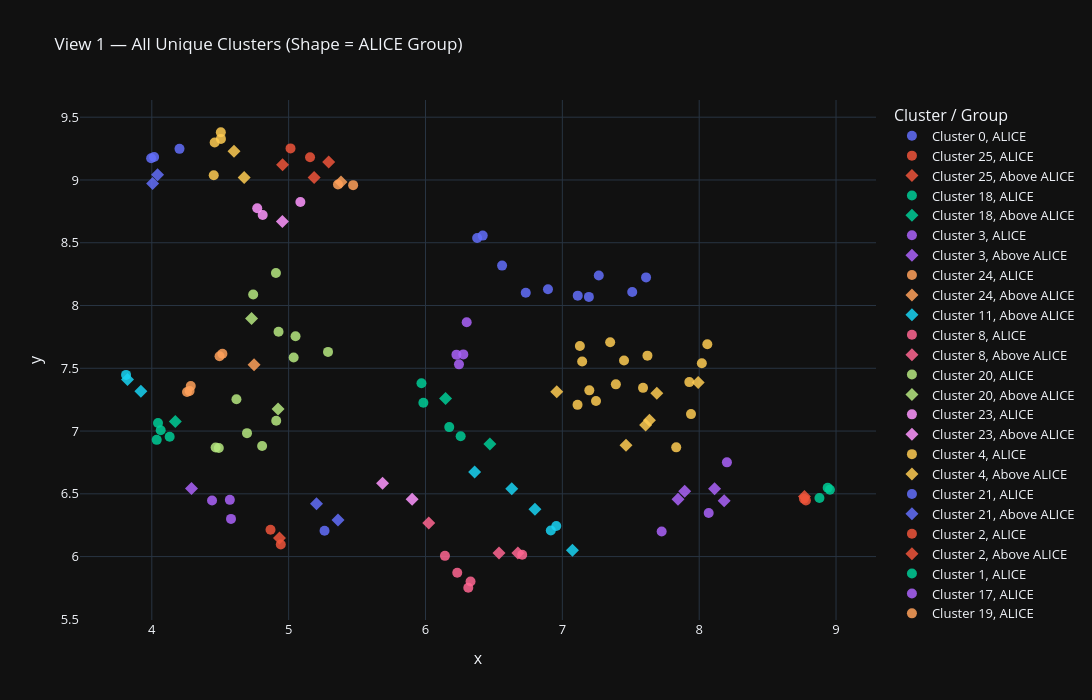
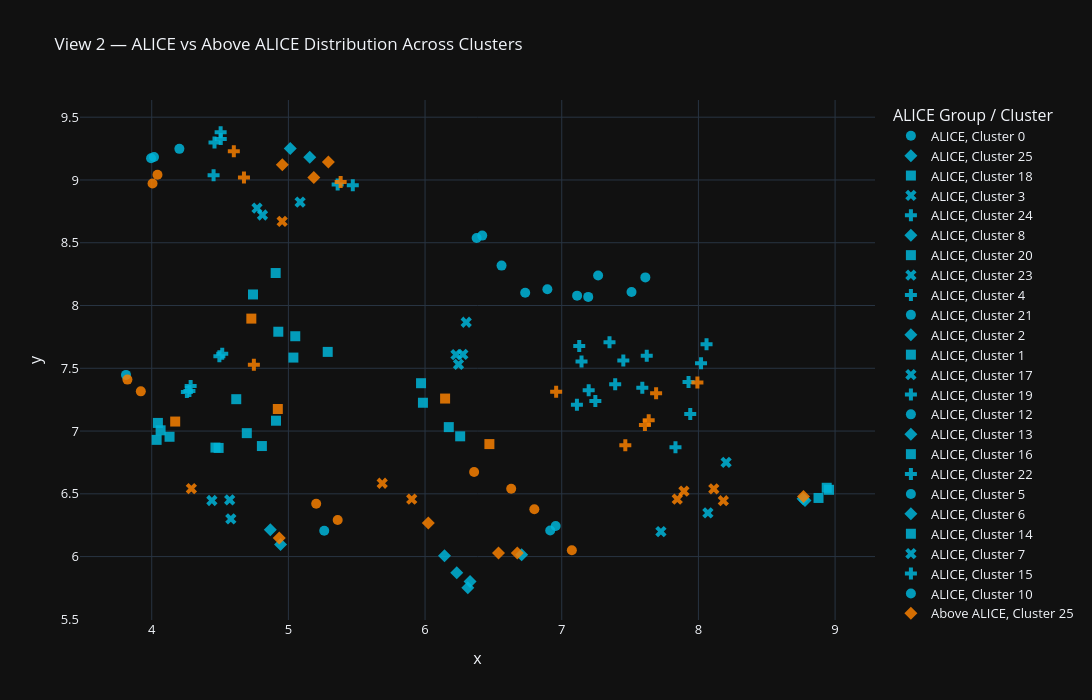

The code cell stored with these charts, in order, in its notebook:
### Markdown cell above
### **2D-Cluster Map**

### Code cell
import umap
import hdbscan
import plotly.express as px
import plotly.graph_objects as go
import pandas as pd
import numpy as np
from sklearn.feature_extraction.text import TfidfVectorizer
from sentence_transformers import SentenceTransformer
import torch

# ── Step 1: Device Setup ──────────────────────────────────────────────────────
dvc = torch.device(
    "mps" if torch.backends.mps.is_available()
    else "cuda" if torch.cuda.is_available()
    else "cpu"
)

# ── Step 2: BGE-Large Embeddings ──────────────────────────────────────────────
subset = combined[(combined["Predicted Label"] != "Facilitator") & (combined["Predicted Label"] != "ERROR")]
subset["clean_text"] = subset["clean_text"].apply(remove_stop_words)
docs = subset["clean_text"].tolist()
labels = subset["Predicted Label"].tolist()

docs_with_prefix = [f"Represent this community interview response: {doc}" for doc in docs]

bge_large = SentenceTransformer('BAAI/bge-large-en-v1.5')

bge_large_embeddings = bge_large.encode(
    docs_with_prefix,
    batch_size=16,
    show_progress_bar=True,
    normalize_embeddings=True,
    device=dvc,
    convert_to_numpy=True,
)

print(f"Embedding shape: {bge_large_embeddings.shape}")


# ── Step 3: 2D UMAP for Visualization ────────────────────────────────────────
umap_2d = umap.UMAP(
    n_neighbors=15,
    n_components=2,
    min_dist=0.0,
    metric='cosine',
    random_state=42,
)
embeddings_2d = umap_2d.fit_transform(bge_large_embeddings)


# ── Step 4: HDBSCAN Clustering ────────────────────────────────────────────────
clusterer = hdbscan.HDBSCAN(
    min_cluster_size=2,
    min_samples=2,
    metric='euclidean',
    cluster_selection_method='eom',
    prediction_data=True,
)
cluster_labels = clusterer.fit_predict(embeddings_2d)

n_clusters = len(set(cluster_labels)) - (1 if -1 in cluster_labels else 0)
n_noise = list(cluster_labels).count(-1)
print(f"Clusters found: {n_clusters} | Noise points removed: {n_noise}")


# ── Step 5: TF-IDF Keywords Per Cluster ───────────────────────────────────────
def get_cluster_keywords(docs, labels, top_n=5):
    cluster_keywords = {}
    for label in set(labels):
        if label == -1:
            continue
        cluster_docs = [docs[i] for i, l in enumerate(labels) if l == label]
        tfidf = TfidfVectorizer(
            stop_words='english',
            max_features=1000,
            ngram_range=(1, 2)
        )
        try:
            matrix = tfidf.fit_transform(cluster_docs)
            scores = matrix.mean(axis=0).A1
            top_idx = scores.argsort()[-top_n:][::-1]
            keywords = [tfidf.get_feature_names_out()[i] for i in top_idx]
            cluster_keywords[label] = ", ".join(keywords)
        except Exception:
            cluster_keywords[label] = "insufficient text"
    return cluster_keywords

cluster_keywords = get_cluster_keywords(docs, cluster_labels)


# ── Step 6: Build DataFrame ───────────────────────────────────────────────────
df_plot = pd.DataFrame({
    "x":            embeddings_2d[:, 0],
    "y":            embeddings_2d[:, 1],
    "cluster":      cluster_labels,
    "group":        labels,                                     # ALICE / Above ALICE
    "text_preview": [doc[:120] + "..." for doc in docs],
})

# Remove noise
df_plot = df_plot[df_plot["cluster"] != -1].copy()
df_plot["keywords"]     = df_plot["cluster"].map(cluster_keywords)
df_plot["cluster_str"]  = "Cluster " + df_plot["cluster"].astype(str)


# ── Step 7: Plot 1 — View By Unique Clusters ─────────────────────────────────
fig_clusters = px.scatter(
    df_plot,
    x="x",
    y="y",
    color="cluster_str",                # Color by cluster
    symbol="group",                     # Shape by ALICE / Above ALICE
    hover_data={
        "x":            False,
        "y":            False,
        "cluster_str":  True,
        "group":        True,
        "keywords":     True,
        "text_preview": True,
    },
    title="View 1 — All Unique Clusters (Shape = ALICE Group)",
    template="plotly_dark",
    width=1100,
    height=700,
    labels={
        "cluster_str":  "Cluster",
        "group":        "ALICE Group",
        "keywords":     "Top Keywords",
        "text_preview": "Transcript Preview",
    }
)

fig_clusters.update_traces(marker=dict(size=10, opacity=0.85))
fig_clusters.update_layout(
    legend_title_text="Cluster / Group",
    font=dict(size=13),
    title_font_size=17,
)

fig_clusters.show()
fig_clusters.write_html("granite_view1_clusters.html")


# ── Step 8: Plot 2 — View By ALICE vs Above ALICE ────────────────────────────
fig_groups = px.scatter(
    df_plot,
    x="x",
    y="y",
    color="group",                      # Color by ALICE / Above ALICE
    symbol="cluster_str",               # Shape by cluster
    hover_data={
        "x":            False,
        "y":            False,
        "cluster_str":  True,
        "group":        True,
        "keywords":     True,
        "text_preview": True,
    },
    title="View 2 — ALICE vs Above ALICE Distribution Across Clusters",
    template="plotly_dark",
    color_discrete_map={
        "ALICE":        "#00B4D8",      # Blue  — ALICE
        "Above ALICE":  "#F77F00",      # Orange — Above ALICE
    },
    width=1100,
    height=700,
    labels={
        "cluster_str":  "Cluster",
        "group":        "ALICE Group",
        "keywords":     "Top Keywords",
        "text_preview": "Transcript Preview",
    }
)

fig_groups.update_traces(marker=dict(size=10, opacity=0.85))
fig_groups.update_layout(
    legend_title_text="ALICE Group / Cluster",
    font=dict(size=13),
    title_font_size=17,
)

fig_groups.show()
fig_groups.write_html("granite_view2_groups.html")


# ── Step 9: Cluster Summary Table ────────────────────────────────────────────
summary = (
    df_plot.groupby(["cluster_str", "group"])
    .size()
    .reset_index(name="count")
    .pivot(index="cluster_str", columns="group", values="count")
    .fillna(0)
    .astype(int)
)
summary["Total"]    = summary.sum(axis=1)
summary["Keywords"] = summary.index.map(
    lambda c: cluster_keywords.get(int(c.split(" ")[1]), "")
)
print("\n── Cluster Summary ──────────────────────────────")
print(summary.to_string())
